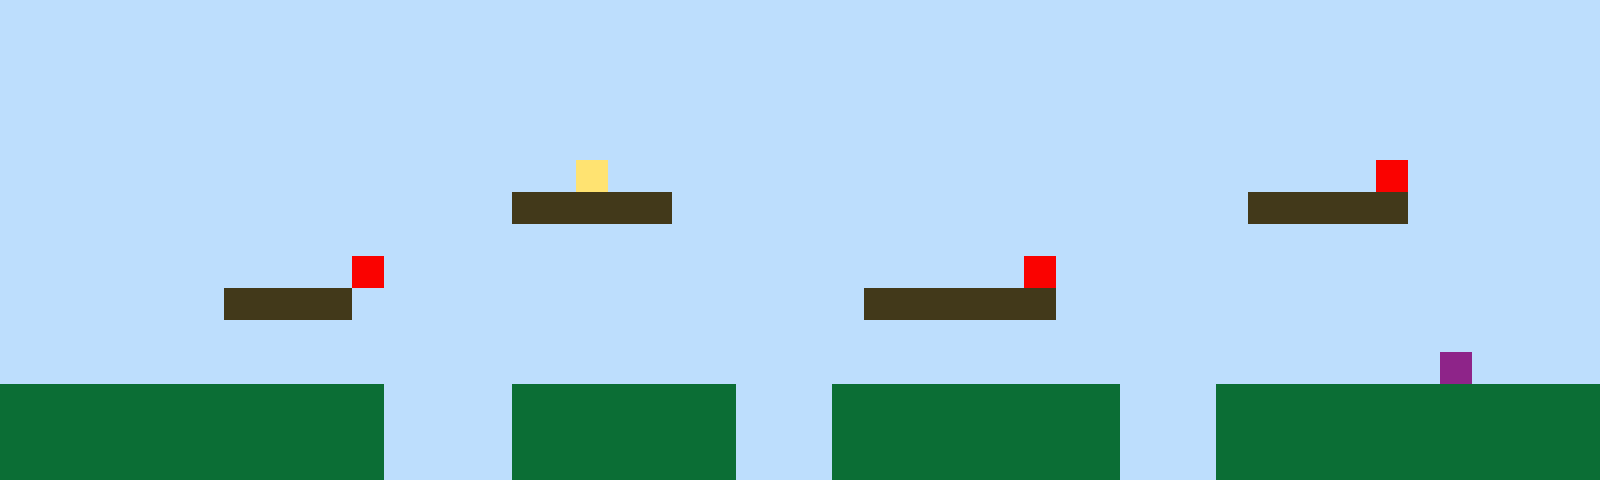

This is a level from a 2D game, rendered from its Tiled map with the project's own tilesets. A one-line summary and the complete map file follow:
An orthogonal 50x15 tile map with 32x32 px tiles, 1 tile layer (Tile Layer 1).

<map version="1.10" tiledversion="1.11.2" orientation="orthogonal" renderorder="right-up" width="50" height="15" tilewidth="32" tileheight="32" infinite="0" nextlayerid="2" nextobjectid="1"><editorsettings><export target="map1.csv" format="csv" /></editorsettings><tileset firstgid="1" name="sprites" tilewidth="32" tileheight="32" tilecount="6" columns="3"><image source="sprites.png" width="96" height="64" /></tileset><layer id="1" name="Tile Layer 1" width="50" height="15"><data encoding="csv">1,1,1,1,1,1,1,1,1,1,1,1,1,1,1,1,1,1,1,1,1,1,1,1,1,1,1,1,1,1,1,1,1,1,1,1,1,1,1,1,1,1,1,1,1,1,1,1,1,1,1,1,1,1,1,1,1,1,1,1,1,1,1,1,1,1,1,1,1,1,1,1,1,1,1,1,1,1,1,1,1,1,1,1,1,1,1,1,1,1,1,1,1,1,1,1,1,1,1,1,1,1,1,1,1,1,1,1,1,1,1,1,1,1,1,1,1,1,1,1,1,1,1,1,1,1,1,1,1,1,1,1,1,1,1,1,1,1,1,1,1,1,1,1,1,1,1,1,1,1,1,1,1,1,1,1,1,1,1,1,1,1,1,1,1,1,1,1,1,1,1,1,1,1,1,1,1,1,1,1,1,1,1,1,1,1,1,1,1,1,1,1,1,1,1,1,1,1,1,1,1,1,1,1,1,1,1,1,1,1,1,1,1,1,1,1,1,1,1,1,1,1,1,1,1,1,1,1,1,1,1,1,1,1,1,1,1,1,1,1,1,1,1,1,1,1,1,1,1,1,1,1,1,1,1,1,1,1,1,1,1,1,1,1,1,1,1,1,4,1,1,1,1,1,1,1,1,1,1,1,1,1,1,1,1,1,1,1,1,1,1,1,1,5,1,1,1,1,1,1,1,1,1,1,1,1,1,1,1,1,1,1,1,1,1,1,3,3,3,3,3,1,1,1,1,1,1,1,1,1,1,1,1,1,1,1,1,1,1,3,3,3,3,3,1,1,1,1,1,1,1,1,1,1,1,1,1,1,1,1,1,1,1,1,1,1,1,1,1,1,1,1,1,1,1,1,1,1,1,1,1,1,1,1,1,1,1,1,1,1,1,1,1,1,1,1,1,1,1,1,1,1,1,1,1,1,1,1,1,1,1,5,1,1,1,1,1,1,1,1,1,1,1,1,1,1,1,1,1,1,1,1,5,1,1,1,1,1,1,1,1,1,1,1,1,1,1,1,1,1,1,1,1,1,1,1,1,3,3,3,3,1,1,1,1,1,1,1,1,1,1,1,1,1,1,1,1,3,3,3,3,3,3,1,1,1,1,1,1,1,1,1,1,1,1,1,1,1,1,1,1,1,1,1,1,1,1,1,1,1,1,1,1,1,1,1,1,1,1,1,1,1,1,1,1,1,1,1,1,1,1,1,1,1,1,1,1,1,1,1,1,1,1,1,1,1,1,1,1,1,1,1,1,1,1,1,1,1,1,1,1,1,1,1,1,1,1,1,1,1,1,1,1,1,1,1,1,1,1,1,1,1,1,1,1,1,1,1,1,1,1,1,1,1,1,6,1,1,1,1,2,2,2,2,2,2,2,2,2,2,2,2,1,1,1,1,2,2,2,2,2,2,2,1,1,1,2,2,2,2,2,2,2,2,2,1,1,1,2,2,2,2,2,2,2,2,2,2,2,2,2,2,2,2,2,2,2,2,2,2,2,2,1,1,1,1,2,2,2,2,2,2,2,1,1,1,2,2,2,2,2,2,2,2,2,1,1,1,2,2,2,2,2,2,2,2,2,2,2,2,2,2,2,2,2,2,2,2,2,2,2,2,1,1,1,1,2,2,2,2,2,2,2,1,1,1,2,2,2,2,2,2,2,2,2,1,1,1,2,2,2,2,2,2,2,2,2,2,2,2</data></layer></map>
